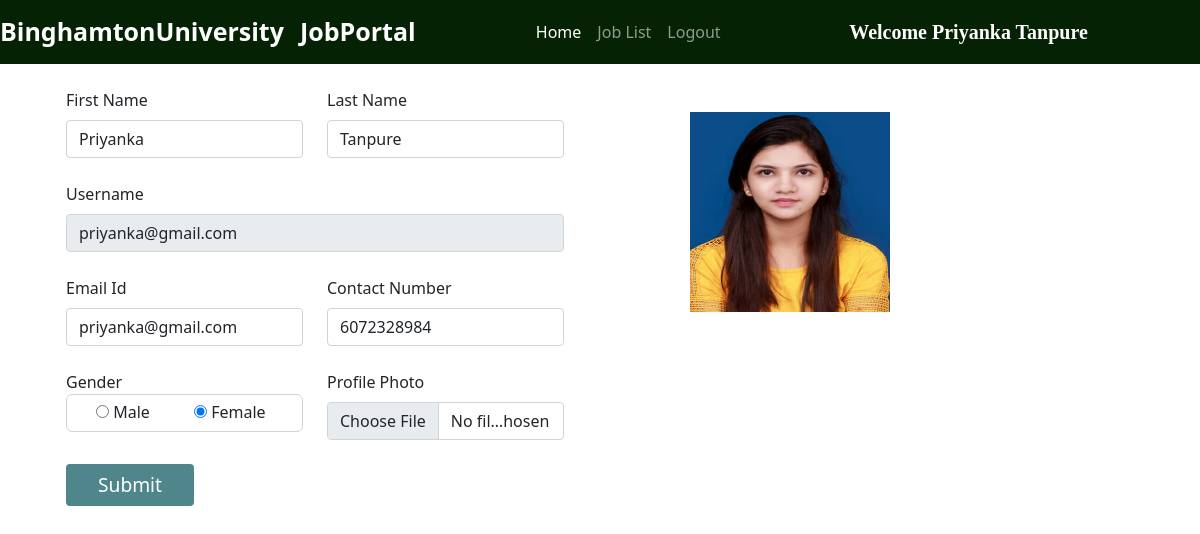
Page /user_homepage/ (signed in) on the committed database.
### jobs/models.py (models this page shows, shortened)
class Applicant(models.Model):
    user = models.ForeignKey(User, on_delete=models.CASCADE)
    phone = models.CharField(max_length=10)
    image = models.ImageField(upload_to="")
    gender = models.CharField(max_length=10)
    type = models.CharField(max_length=15)

### jobs/views.py (the view, shortened to what this page needs)
# urls.py: path("user_homepage/", views.user_homepage, name="user_homepage"),
def user_homepage(request):
    if not request.user.is_authenticated:
        return redirect('/user_login/')
    applicant = Applicant.objects.get(user=request.user)
    return render(request, "user_homepage.html", {'applicant':applicant})

### jobs/templates/user_homepage.html (shortened to what this page needs)
{% extends 'user_navbar.html' %}
{% block home %} active {% endblock %}
{% block body %}
<div class="container">
    <div class="row">
        <div class="col-sm-6">
            <form class="container mt-4" method="POST" enctype="multipart/form-data">
                <div class="row">
                    <div class="form-group col-md-6">
                        <label>First Name</label>
                        <input type="text" class="form-control mt-2" name="first_name" id="first_name"
                            value="{{applicant.user.first_name}}" required>
                    </div>
                    <div class="form-group col-md-6">
                        <label>Last Name</label>
                        <input type="text" class="form-control mt-2" name="last_name" id="last_name"
                        value="{{applicant.user.last_name}}" required>
                    </div>
                </div>
                <div class="row mt-4">
                    <div class="form-group col-md-12">
                        <label>Username</label>
                        <input type="text" class="form-control mt-2" name="username" id="username"
                            value="{{applicant.user.username}}" readonly>
                    </div>
                </div>
                <div class="row mt-4">
                    <div class="form-group col-md-6">
                        <label>Email Id</label>
                        <input type="email" class="form-control mt-2" name="email" id="email" value="{{applicant.user.username}}" required>
                    </div>
                    <div class="form-group col-md-6">
                        <label>Contact Number</label>
                        <input type="tel" class="form-control mt-2" name="phone" id="phone" value="{{applicant.phone}}" required>
                    </div>
                </div>
                <div class="row mt-4">
                    <div class="form-group col-md-6">
                        <label>Gender</label>
                        {% if applicant.gender == "Male" %}
                        <div class="mt-2" style="border: 1px solid lightgrey; padding: 5px; border-radius: 6px;">
                            <div class="form-check form-check-inline">
                                <input type="radio" class="custom-control-input" name="gender" value="Male" checked>
                                <label for="male" class="custom-control-label">Male</label>
                            </div>
                            <div class="form-check form-check-inline">
                                <input type="radio" class="custom-control-input" name="gender"
                                    value="Female">
                                <label for="female" class="custom-control-label">Female</label>
                            </div>
                        </div>
                        {% else %}
                        <div style="border: 1px solid lightgrey; padding: 5px; border-radius: 6px;">
                            <div class="form-check form-check-inline">
                                <input type="radio" class="custom-control-input" name="gender" value="Male">
                                <label for="male" class="custom-control-label">Male</label>
                            </div>
                            <div class="form-check form-check-inline">
                                <input type="radio" class="custom-control-input" name="gender"
                                    value="Female" checked>
                                <label for="female" class="custom-control-label">Female</label>
                            </div>
                        </div>
                        {% endif %}
                    </div>
                    <div class="form-group col-md-6">
                        <label>Profile Photo</label>
                        <input type="file" class="form-control mt-2" name="image" id="image">
                    </div>
                </div>
                <input type="submit" value="Submit" class="btn mt-4" accept="image/*" style="background-color: #4f868c; color: white; font-size: larger; width: 8rem;">
            </form>
        </div>
        <div class="col-sm-4 mt-5 text-center">
            <img src="{{applicant.image.url}}" alt="" width="200px" height="200px">
        </div>
    </div>
</div>
{% endblock %}

### jobs/templates/user_navbar.html (shortened to what this page needs)
<!doctype html>
<html lang="en">
<head>
  <link href="https://cdn.jsdelivr.net/npm/bootstrap@5.0.2/dist/css/bootstrap.min.css" rel="stylesheet"
>
  <link rel="stylesheet" href="https://cdnjs.cloudflare.com/ajax/libs/font-awesome/5.15.3/css/all.min.css">
</head>
<body>
  <nav class="navbar navbar-expand-lg navbar-dark sticky-top">
      <a class="navbar-brand" href="/"><span class="head1">Binghamton</span><span class="head2">University</span></a>
      <a class="navbar-brand" href="#"><span class="head1">Job</span><span class="head2">Portal</span></a>
      <div class="container w-50">
        <div class="collapse navbar-collapse" id="navbarSupportedContent">
          <ul class="navbar-nav me-auto mb-2 mb-lg-0">
            <li class="nav-item">
              <a class="nav-link {% block home %}{% endblock %}" aria-current="page" href="/user_homepage/">Home</a>
            </li>
            <li class="nav-item">
              <a class="nav-link {% block job_list %}{% endblock %}" href="/all_jobs/">Job List</a>
            </li>
            <li class="nav-item">
              <a class="nav-link" href="/logout/">Logout</a>
            </li>
          </ul>
          <a class="navbar-brand" style="font-weight: bold; font-family: 'Times New Roman', Times, serif;"
            href="#">Welcome {{request.user.get_full_name}}</a>
        </div>
      </div>
  </nav>
  {% block body %}
  {% endblock %}
</body>
</html>
</html>

### jobs/templates/user_navbar.html (style rules this page uses)
.navbar { background-color: rgb(5, 34, 5); }
.head1 { color: white; font-size: 25px; font-weight: bold; height: 50px; }
.head2 { color: white; font-size: 25px; font-weight: bold; }

### rows in the picture
Applicant: first_name "Priyanka", last_name "Tanpure", username "priyanka@gmail.com", email "priyanka@gmail.com", phone "6072328984", image (picture)

### other values in the picture
{{ request.user.get_full_name }} "Priyanka Tanpure"
